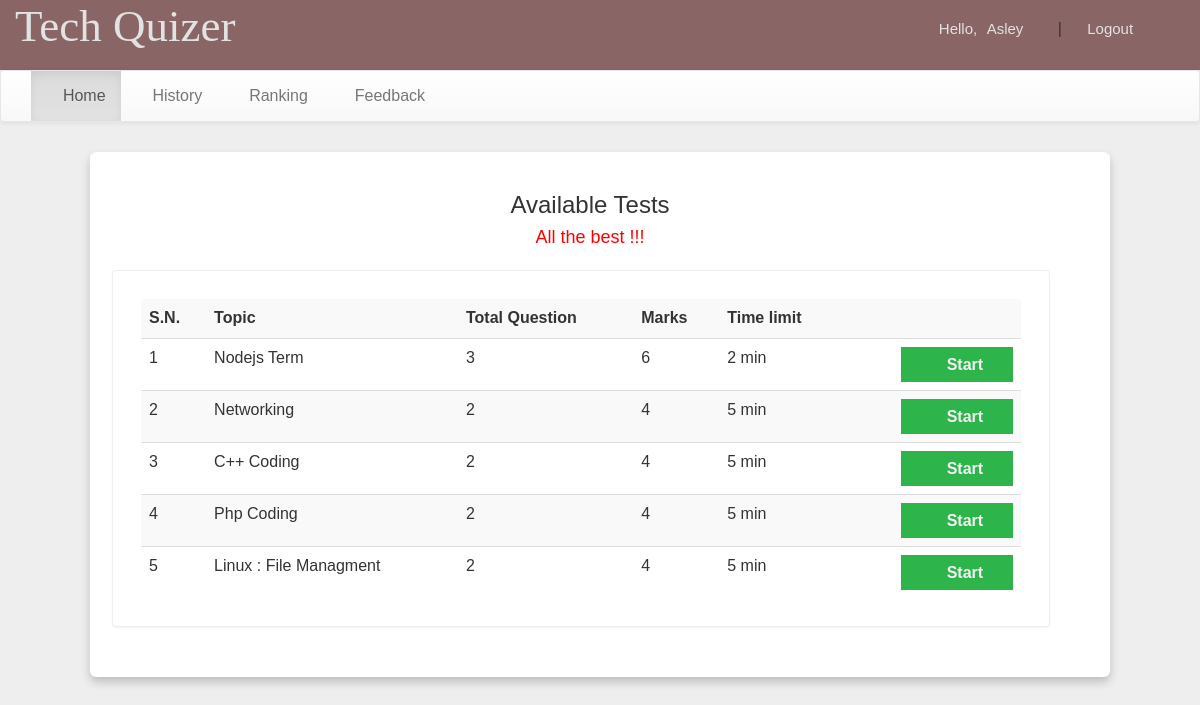
The app's page /account.php?q=1 (signed in) with its own data.
### tables this page shows
CREATE TABLE `quiz` (
  `eid` text NOT NULL,
  `title` varchar(100) NOT NULL,
  `sahi` int(11) NOT NULL,
  `wrong` int(11) NOT NULL,
  `total` int(11) NOT NULL,
  `time` bigint(20) NOT NULL,
  `intro` text NOT NULL,
  `tag` varchar(100) NOT NULL,
  `date` timestamp NOT NULL DEFAULT CURRENT_TIMESTAMP ON UPDATE CURRENT_TIMESTAMP
);

### account.php (the view, shortened to what this page needs)
<!DOCTYPE html PUBLIC "-//W3C//DTD XHTML 1.0 Transitional//EN" "http://www.w3.org/TR/xhtml1/DTD/xhtml1-transitional.dtd">
<html xmlns="http://www.w3.org/1999/xhtml">
<head>
<link  rel="stylesheet" href="css/bootstrap.min.css"/>
 <link  rel="stylesheet" href="css/bootstrap-theme.min.css"/>
 <link rel="stylesheet" href="css/main.css">
 <link  rel="stylesheet" href="css/font.css">
</head>
<body>
<div class="header">
<div class="row">
<div class="col-lg-6">
<span class="logo">Tech Quizer</span></div>
<div class="col-md-4 col-md-offset-2">
 <?php
 include_once 'dbConnection.php';
  if(!(isset($_SESSION['email']))){
header("location:main.php");
}
else
{
$name = $_SESSION['name'];
$email=$_SESSION['email'];
echo '<span class="pull-right top title1" ><span class="log1"><span class="glyphicon glyphicon-user" aria-hidden="true"></span>&nbsp;&nbsp;&nbsp;&nbsp;Hello,</span> <a href="account.php?q=1" class="log log1">'.$name.'</a>&nbsp;|&nbsp;<a href="logout.php?q=account.php" class="log"><span class="glyphicon glyphicon-log-out" aria-hidden="true"></span>&nbsp;Logout</button></a></span>';
}?>
</div>
</div></div>
<div class="bg">
<nav class="navbar navbar-default title1">
  <div class="container-fluid">
    <div class="collapse navbar-collapse" id="bs-example-navbar-collapse-1">
      <ul class="nav navbar-nav">
        <li <?php if(@$_GET['q']==1) echo'class="active"'; ?> ><a href="account.php?q=1"><span class="glyphicon glyphicon-home" aria-hidden="true"></span>&nbsp;Home<span class="sr-only">(current)</span></a></li>
        <li <?php if(@$_GET['q']==2) echo'class="active"'; ?>><a href="account.php?q=2"><span class="glyphicon glyphicon-list-alt" aria-hidden="true"></span>&nbsp;History</a></li>
		<li <?php if(@$_GET['q']==3) echo'class="active"'; ?>><a href="account.php?q=3"><span class="glyphicon glyphicon-stats" aria-hidden="true"></span>&nbsp;Ranking</a></li>
    <li <?php if(@$_GET['q']==4) echo'class="active"'; ?>><a href="feedback.php"><span class="glyphicon glyphicon-comment" aria-hidden="true"></span>&nbsp;Feedback</a></li></ul>
      </div>
  </div>
</nav>
<div class="container">
<div class="row">
<div class="col-md-12">
<?php if(@$_GET['q']==1) {
echo "<h3 class='text-center'>Available Tests</h3>";
echo "<h4 class='text-center' style='color: red;'>All the best !!!</h4>";
$result = mysqli_query($con,"SELECT * FROM quiz ORDER BY date DESC") or die('Error');
echo  '<div class="panel"><table class="table table-striped title1">
<tr><td><b>S.N.</b></td><td><b>Topic</b></td><td><b>Total Question</b></td><td><b>Marks</b></td><td><b>Time limit</b></td><td></td></tr>';
$c=1;
while($row = mysqli_fetch_array($result)) {
	$title = $row['title'];
	$total = $row['total'];
	$sahi = $row['sahi'];
    $time = $row['time'];
	$eid = $row['eid'];
$q12=mysqli_query($con,"SELECT score FROM history WHERE eid='$eid' AND email='$email'" )or die('Error98');
$rowcount=mysqli_num_rows($q12);
if($rowcount == 0){
	echo '<tr><td>'.$c++.'</td><td>'.$title.'</td><td>'.$total.'</td><td>'.$sahi*$total.'</td><td>'.$time.'&nbsp;min</td>
	<td><b><a href="account.php?q=quiz&step=2&eid='.$eid.'&n=1&t='.$total.'" class="pull-right btn sub1" style="margin:0px;background:#2db44a; border-radius:0%"><span class="glyphicon glyphicon-ok" aria-hidden="true"></span>&nbsp;<span class="title1"><b>Start</b></span></a></b></td></tr>';
}
}
echo '</table></div>';
}?>
</div></div></div></div>
</body>
</html>

### css/main.css (style rules this page uses)
body { overflow-x: hidden; width: 100%; font: 15px "Century Gothic", "Times Roman", sans-serif; background: #eee; min-height: 550px; background-attachment: fixed; }
.bg { min-height: 540px; }
.panel { border-color: #eee; padding: 28px; font: 15px "Century Gothic", "Times Roman", sans-serif; margin-left: -18px; margin-top: 22px; }
.header { background: #896565; height: 70px; }
.logo { font-family: "typo"; font-size: 45px; color: #e2e2e2; margin: 15px; }
.title1 { font: 16px "Century Gothic", "Times Roman", sans-serif; }
.sub1 { width: 90px; color: #f3f3f3; background: #148496; font-size: 15px; height: 35px; margin: 20px; width: 112px; margin-top: -41px; margin-right: 4px; }
.top { margin-top: 20px; }
.log1 { font: 15px "Ubuntu", sans-serif; color: #e2e2e2; margin-left: 10px; }
.log { margin: 10px; margin-right: 30px; margin-left: 5px; color: #e2e2e2; text-decoration: none; font-size: 20px; font-size: 15px; }
.container { width: 85%; background: #fff; border-radius: 6px; padding: 20px 60px 30px 40px; box-shadow: 0 5px 10px rgba(0, 0, 0, 0.2); margin-top: 30px; }

### records on screen
quiz: title "Nodejs Term", total "3", $sahi*$total "6", time "2"
quiz: title "Networking", total "2", $sahi*$total "4", time "5"
quiz: title "C++ Coding", total "2", $sahi*$total "4", time "5"
quiz: title "Php Coding", total "2", $sahi*$total "4", time "5"
quiz: title "Linux : File Managment", total "2", $sahi*$total "4", time "5"

### other values on screen
$name "Asley"
